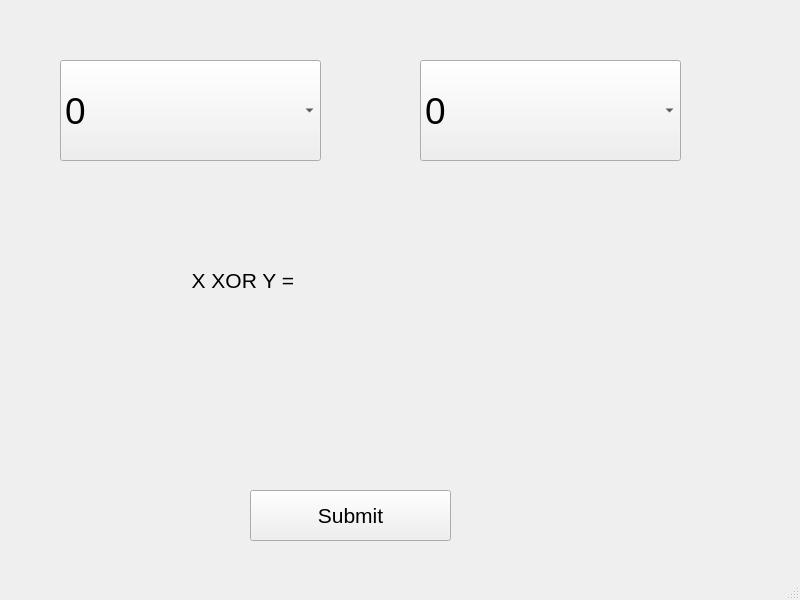
<?xml version="1.0" encoding="UTF-8"?>
<ui version="4.0">
 <class>MainWindow</class>
 <widget class="QMainWindow" name="MainWindow">
  <property name="geometry">
   <rect>
    <x>0</x>
    <y>0</y>
    <width>800</width>
    <height>600</height>
   </rect>
  </property>
  <property name="windowTitle">
   <string>MainWindow</string>
  </property>
  <widget class="QWidget" name="centralwidget">
   <widget class="QComboBox" name="comboX">
    <property name="geometry">
     <rect>
      <x>60</x>
      <y>60</y>
      <width>261</width>
      <height>101</height>
     </rect>
    </property>
    <property name="font">
     <font>
      <pointsize>28</pointsize>
     </font>
    </property>
    <item>
     <property name="text">
      <string>0</string>
     </property>
    </item>
    <item>
     <property name="text">
      <string>1</string>
     </property>
    </item>
   </widget>
   <widget class="QComboBox" name="comboY">
    <property name="geometry">
     <rect>
      <x>420</x>
      <y>60</y>
      <width>261</width>
      <height>101</height>
     </rect>
    </property>
    <property name="font">
     <font>
      <pointsize>28</pointsize>
     </font>
    </property>
    <item>
     <property name="text">
      <string>0</string>
     </property>
    </item>
    <item>
     <property name="text">
      <string>1</string>
     </property>
    </item>
   </widget>
   <widget class="QPushButton" name="pushButton">
    <property name="geometry">
     <rect>
      <x>250</x>
      <y>490</y>
      <width>201</width>
      <height>51</height>
     </rect>
    </property>
    <property name="font">
     <font>
      <pointsize>16</pointsize>
     </font>
    </property>
    <property name="text">
     <string>Submit</string>
    </property>
   </widget>
   <widget class="QLabel" name="label">
    <property name="geometry">
     <rect>
      <x>180</x>
      <y>210</y>
      <width>371</width>
      <height>141</height>
     </rect>
    </property>
    <property name="font">
     <font>
      <pointsize>16</pointsize>
     </font>
    </property>
    <property name="text">
     <string>  X XOR Y =</string>
    </property>
   </widget>
  </widget>
  <widget class="QMenuBar" name="menubar">
   <property name="geometry">
    <rect>
     <x>0</x>
     <y>0</y>
     <width>800</width>
     <height>21</height>
    </rect>
   </property>
  </widget>
  <widget class="QStatusBar" name="statusbar"/>
 </widget>
 <resources/>
 <connections/>
</ui>
